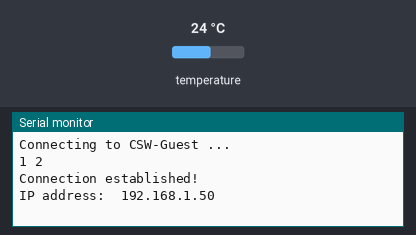
A program run on a simulated ESP8266 (NodeMCU). On the bench: the last lines printed to the serial monitor. The test bench sets the inputs (shaded band); at power-on: temperature 24 °C. WiFi joins after 1.5 s; servers stay silent unless stated; uploads are accepted with an empty reply.

Above: at 3.2 s.
3.3 s: temperature set to 12 °C
At 5.3 s:
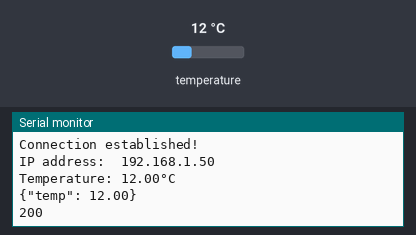
6.5 s: temperature set to 19 °C
At 8.57 s:
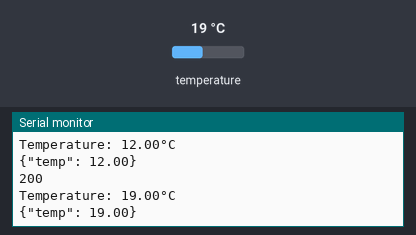

Measured:
- after the input at 3.3 s, the serial monitor: prints a new line after 0.71 s (image 1)
- after the input at 6.5 s, the serial monitor: prints a new line after 1.9 s (image 2)

The program:

main.cpp
```cpp
#include <Arduino.h>
#include <ESP8266WiFi.h>
#include <ESP8266HTTPClient.h>
#include <Adafruit_Sensor.h>
#include <DHT.h>
#include <DHT_U.h>

const char* ssid     = "CSW-Guest";
const char* password = "Critical98";
const char* serverName = "http://10.8.8.25:8888/";

HTTPClient http;
WiFiClient client;

#define DHTPIN D2
#define DHTTYPE DHT11

DHT_Unified dht(DHTPIN, DHTTYPE);

uint32_t delayMS;

void setup() {
  Serial.begin(9600);

  WiFi.begin(ssid, password);
  Serial.print("Connecting to ");
  Serial.print(ssid); Serial.println(" ...");

  int i = 0;
  while (WiFi.status() != WL_CONNECTED) {
    delay(1000);
    Serial.print(++i); Serial.print(' ');
  }

  Serial.println('\n');
  Serial.println("Connection established!");
  Serial.print("IP address:\t");
  Serial.println(WiFi.localIP());

  sensor_t sensor;
  dht.begin();
  dht.temperature().getSensor(&sensor);
  dht.humidity().getSensor(&sensor);
  delayMS = sensor.min_delay / 1000;
}

void loop() {
  delay(delayMS);

  sensors_event_t event;
  dht.temperature().getEvent(&event);
  if (isnan(event.temperature)) {
    Serial.println(F("Error reading temperature!"));
  }
  else {
    Serial.print(F("Temperature: "));
    Serial.print(event.temperature);
    Serial.println(F("°C"));

    http.begin(client, serverName);
    http.addHeader("Content-Type", "application/json");

    String httpRequestData = "{\"temp\": ";
    httpRequestData += event.temperature;
    httpRequestData += "}";

    Serial.println(httpRequestData);

    int httpCode = http.POST(httpRequestData);
    String payload = http.getString();
    Serial.println(httpCode);
    Serial.println(payload);
    http.end();
  }
  /*dht.humidity().getEvent(&event);
  if (isnan(event.relative_humidity)) {
    Serial.println(F("Error reading humidity!"));
  }
  else {
    Serial.print(F("Humidity: "));
    Serial.print(event.relative_humidity);
    Serial.println(F("%"));
  }*/
}
```
